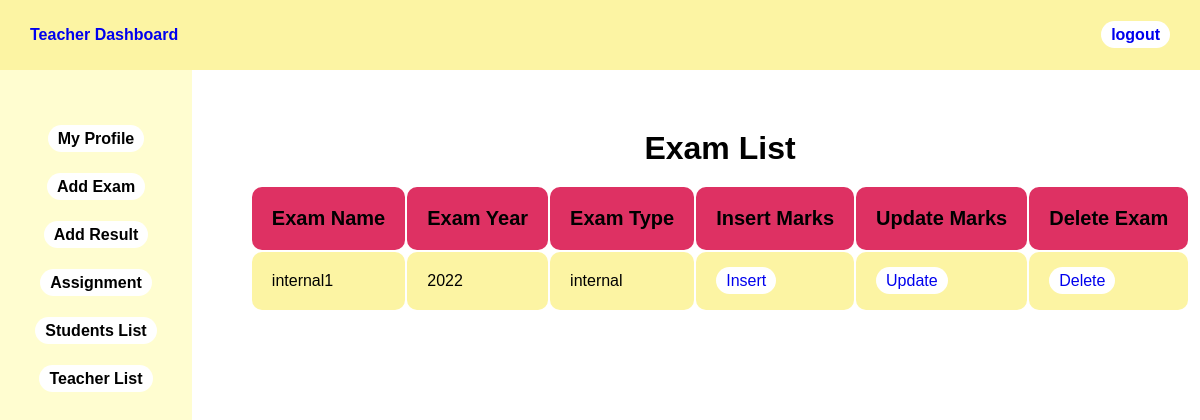
Screenshot of /add_result.php (signed in) with the database file from the repository.
### tables this page shows
CREATE TABLE `exam` (
  `id` int(10) NOT NULL,
  `examname` varchar(30) NOT NULL,
  `year` int(10) NOT NULL,
  `type` varchar(30) NOT NULL
);

### add_result.php (the view, shortened to what this page needs)
<?php
    $host="localhost";
    $user="root";
    $password="";
    $db="sgs";
    $conn=mysqli_connect($host,$user,$password,$db);
    $sql="SELECT * FROM exam";
    $result=mysqli_query($conn,$sql);
?>
<html>
<head>
    <link rel="stylesheet" type="text/css" href="css/admin-style.css">
</head>
    <body>
        <?php
        include 'teacher_sidebar.php';
        ?>
        <div class="content">
            <center>
            <h1>Exam List</h1>
            <br>
            <table >
                <tr>
                    <th class="table_th">Exam Name</th>
                    <th class="table_th">Exam Year</th>
                    <th class="table_th">Exam Type</th>
                    <th class="table_th">Insert Marks</th>
                    <th class="table_th">Update Marks</th>
                    <th class="table_th">Delete Exam</th>
                </tr>
                <?php
                    while ($info=$result->fetch_assoc()) {
                ?>
                <tr>
                    <td class="table_td"><?php echo "{$info['examname']}"; ?></td>
                    <td class="table_td"><?php echo "{$info['year']}"; ?></td>
                    <td class="table_td"><?php echo "{$info['type']}"; ?></td>
                    <td class="table_td"><?php echo "<a class='btn' href='insert_marks.php?exam_id={$info['examname']}'>Insert</a>"; ?></td>
                    <td class="table_td"><?php echo "<a class='btn' href='update_marks.php?exam_id={$info['examname']}'>Update</a>"; ?></td>
                    <td class="table_td"><?php echo "<a class='btn' onClick=\"javascript:return confirm('Are You Sure to Delete this ?')\" href='delete_exam.php?exam_id={$info['examname']}'> Delete </a>"; ?></td>
                </tr>
                <?php
                    }
                ?>
            </center>
        </div>
    </body>
</html>

### css/admin-style.css (style rules this page uses)
* { margin: 0px; padding: 0px; font-family: 'Nuntio',sans-serif; }
a,a:hover { text-decoration: none!important; }
.content { margin-left: 20%; margin-top: 5%; }
.btn { padding: 5px 10px; background: #fff; border-color: #de3163; border-radius: 30px; transition: .5s; }

### add_result.php (style rules this page uses)
table { border-radius: 10px; }
.table_th { padding: 20px; font-size: 20px; background-color: #de3163; border-radius: 10px; }
.table_td { padding: 20px; background-color: #fcf4a3; border-radius: 10px; }

### rows the page displays
exam: examname "internal1", year "2022", type "internal"
